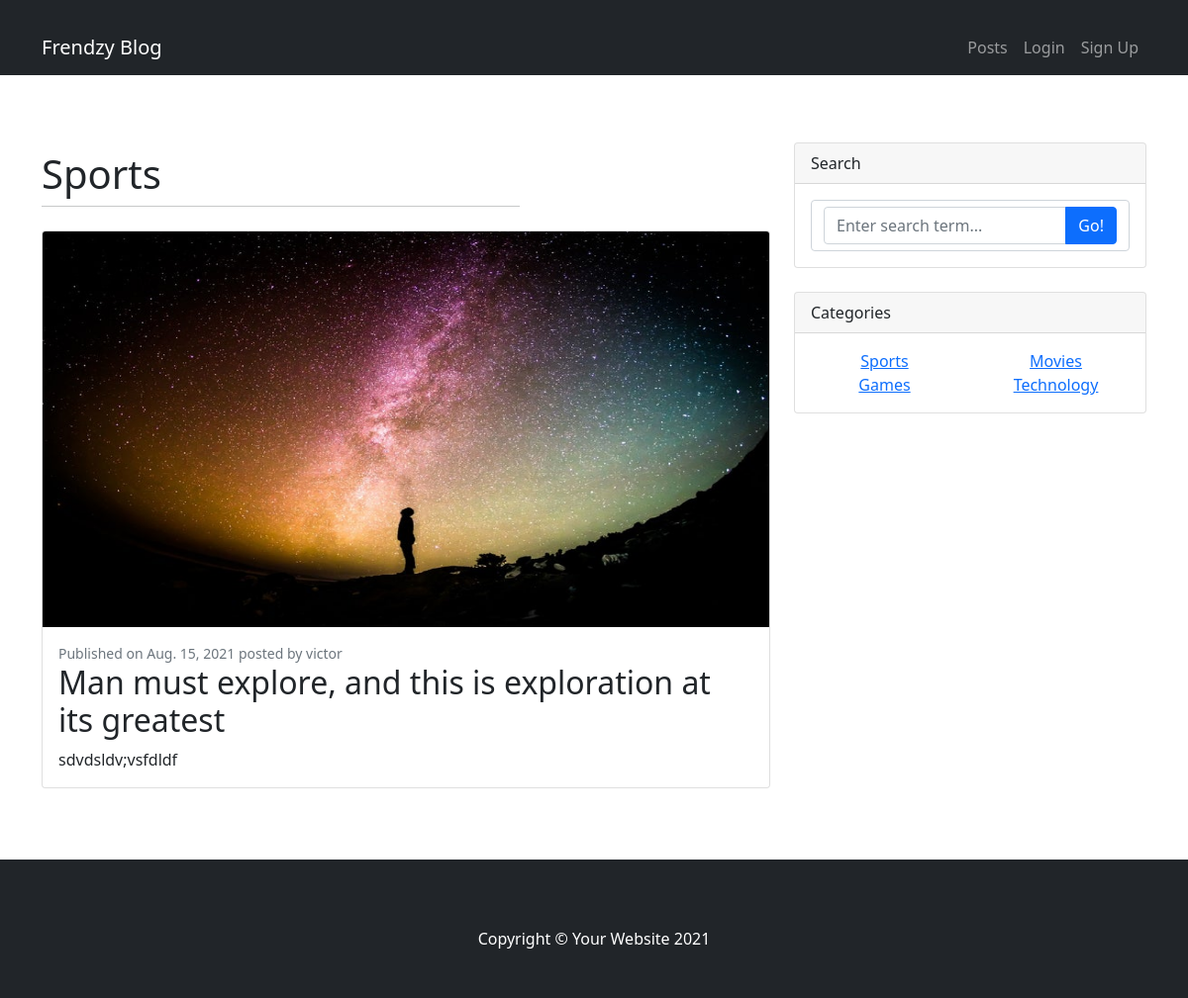
The page /post/man-must-explore-and-this-is-exploration-at-its-greatest on the database its author committed.
### blog/models.py (models this page shows, shortened)
class Post(models.Model):
    author = models.ForeignKey(User, on_delete=models.CASCADE)
    title = models.CharField(max_length=200)
    content = models.TextField()
    slug = models.SlugField(allow_unicode=True, unique=True, blank=True)
    image = models.ImageField(default='post.jpg', upload_to='post_pics/')
    created_date = models.DateField(default=timezone.now)
    published_date = models.DateField(blank=True, null=True)
    category = models.ForeignKey('blog.category', on_delete=models.CASCADE)
    likes = models.ManyToManyField(User, related_name="post_like")

class Category(models.Model):
    name = models.CharField(max_length=200, unique=True)
    slug = models.SlugField(allow_unicode=True, unique=True, blank=True)
    class Meta:
        verbose_name_plural = 'Categories'

### blog/views.py (the view)
# urls.py: path('post/<slug:slug>', views.PostDetailView.as_view(), name='post_detail'),
class PostDetailView(CategoryMixin, DetailView):
    context_object_name = 'post'
    model = Post

### blog/views.py (called while the page is built)
    def get_categories(self):
        return Category.objects.all()

    def get_context_data(self, **kwargs):
        context = super(CategoryMixin, self).get_context_data(**kwargs)
        context['categories'] = self.get_categories()
        return context

### blog/templates/blog/post_detail.html (shortened to what this page needs)
{% extends 'blog/base.html' %}
{% block content %}
<div class="row justify-content-left">
    <div class="col-8">
      <h1 class="mt-2">{{ post.category.name }}</h1>
      <hr class="mt-0 mb-4">
    </div>
</div>
<div class="card mb-4">
    <a href="#!"><img class="card-img-top" src="{{ post.image.url }}" height="400px"  alt="..." /></a>
    <div class="card-body">
        <div class="small text-muted">Published on {{ post.published_date }} posted by {{ post.author.username }}</div>
        <h2 class="card-title">{{ post.title }}</h2>
        <p class="card-text">{{ post.content|safe|linebreaksbr }}</p>
    </div>
</div>
{% endblock %}

### blog/templates/blog/base.html (shortened to what this page needs)
<!DOCTYPE html>
{% load static %}
<html lang="en">
    <head>
        <link href="{% static 'css/styles.css' %}" rel="stylesheet" />
    </head>
    <body>
        <nav class="navbar navbar-expand-lg navbar-dark bg-dark">
            <div class="container">
                {% if user.username %}
                <a class="navbar-brand" href="#!">{{ user.username|title }}'s Blog</a>
                {% else %}
                <a class="navbar-brand" href="#!">Frendzy Blog</a>
                {% endif %}
                <div class="collapse navbar-collapse" id="navbarSupportedContent">
                    <ul class="navbar-nav ms-auto mb-2 mb-lg-0">
                        <li class="nav-item"><a class="nav-link" href="{% url 'post_list' %}">Posts</a></li>
                        {% if user.is_authenticated %}
                        <li class="nav-item"><a class="nav-link" href="{% url 'accounts:logout' %}">Logout</a></li>
                        <li class="nav-item"><a class="nav-link active" aria-current="page" href="{% url 'dashboard' %}">Dashboard</a></li>
                        {% else %}
                        <li class="nav-item"><a class="nav-link" href="{% url 'accounts:login' %}">Login</a></li>
                        <li class="nav-item"><a class="nav-link" href="{% url 'accounts:signup' %}">Sign Up</a></li>
                        {% endif %}
                    </ul>
                </div>
            </div>
        </nav>
        <div class="container">
            <div class="row py-5">
                <div class="col-lg-8">
                    {% block content %}{% endblock %}
                </div>
                <div class="col-lg-4">
                    <div class="card mb-4">
                        <div class="card-header">Search</div>
                        <div class="card-body">
                            <form class="form-control" method="GET" action="{% url 'search_result' %}">
                            <div class="input-group">
                                <input class="form-control" name="q" type="text" placeholder="Enter search term..." aria-label="Enter search term..." aria-describedby="button-search" />
                                <button class="btn btn-primary" id="button-search" type="submit">Go!</button>
                            </div>
                            </form>
                        </div>
                    </div>
                    <div class="card mb-4">
                        <div class="card-header">Categories</div>
                        <div class="card-body">
                            <div class="row">
                                {% for category in categories %}
                                <div class="col-sm-6 text-center">
                                    <ul class="list-unstyled mb-0">
                                        <li><a href="{% url 'category_detail' slug=category.slug %}">{{ category.name }}</a></li>
                                    </ul>
                                </div>
                                {% endfor %}
                            </div>
                        </div>
                    </div>
                </div>
            </div>
        </div>
        <footer class="py-5 bg-dark">
            <div class="container"><p class="m-0 text-center text-white">Copyright &copy; Your Website 2021</p></div>
        </footer>
    </body>
</html>

### rows shown on the page
Post: category.name "Sports", image (picture), published_date "Aug. 15, 2021", author.username "victor", title "Man must explore, and this is exploration at its greatest", content "sdvdsldv;vsfdldf"
Category: name "Sports"
Category: name "Movies"
Category: name "Games"
Category: name "Technology"
